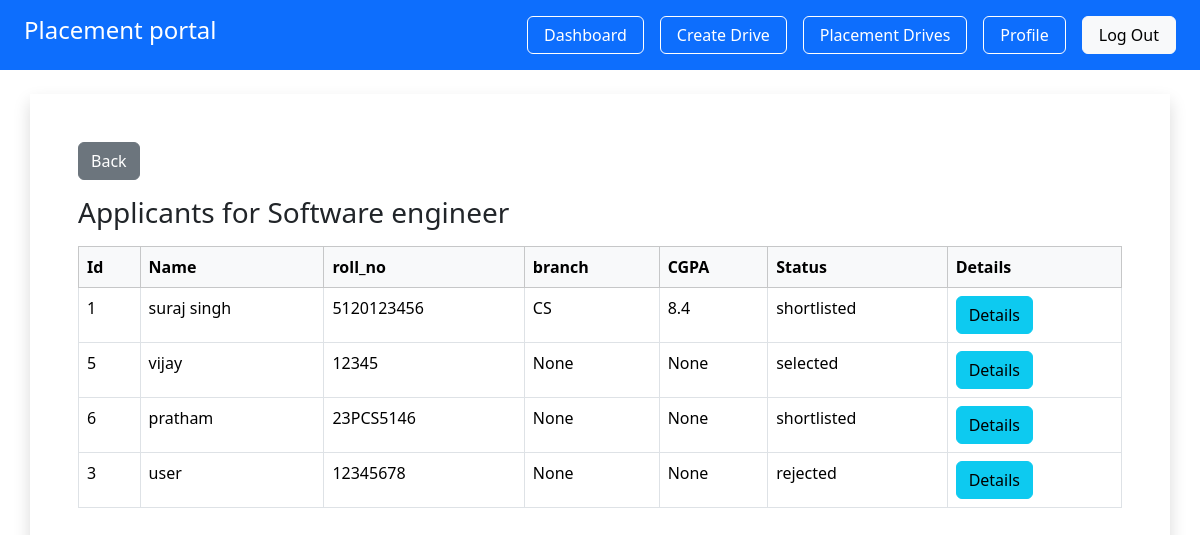
The app's page /company/view/1 (signed in) with its own data.
### app/models.py (models this page shows, shortened)
class PlacementDrive(db.Model):
     __tablename__ = "placement_drives"
     id = db.Column(db.Integer, primary_key=True)
     company_id = db.Column(db.Integer, db.ForeignKey("companies.id"), nullable=False)
     job_title = db.Column(db.String(150), nullable=False )
     description = db.Column(db.Text)
     eligibility= db.Column(db.String(200))
     deadline = db.Column(db.Date)
     status = db.Column(db.String(20) , default = 'pending')
     created_at  = db.Column(db.DateTime, default=datetime.utcnow)
     company= db.relationship('Company', backref='drives')

class Application(db.Model):
     __tablename__ = "applications"
     id = db.Column(db.Integer, primary_key=True)
     student_id = db.Column(db.Integer, db.ForeignKey("students.id"), nullable=False)
     drive_id =db.Column(db.Integer, db.ForeignKey("placement_drives.id"), nullable=False)
     applied_on =db.Column(db.DateTime, default=datetime.utcnow)
     status = db.Column(db.String(20), default="applied")
     student = db.relationship("Student", backref="applications")
     drive= db.relationship("PlacementDrive", backref="applications")
     __table_args__ = (
          db.UniqueConstraint("student_id","drive_id", name="unique_application"),
     )

class Student(db.Model):
     __tablename__ = "students"
     id = db.Column(db.Integer, primary_key=True )
     user_id = db.Column(db.Integer, db.ForeignKey("users.id"), nullable=False)
     name = db.Column(db.String(100), nullable=False)
     roll_no = db.Column(db.String(50), unique=True, nullable=False)
     branch= db.Column(db.String(50))
     cgpa=db.Column(db.Float)
     phone = db.Column(db.String(15))
     resume = db.Column(db.String(200))
     is_blacklisted = db.Column(db.Boolean, default=False)
     user = db.relationship("User", backref=db.backref("student", uselist=False), uselist=False )

### app/company/routes.py (the view)
@company.route('/company/view/<int:id>')
@login_required
def view_application(id):
    drive = PlacementDrive.query.get_or_404(id)
    return render_template("company/view.html", drive=drive)

### app/__init__.py (called while the page is built)
@login_manager.user_loader
def load_user(user_id):
    from app.models import User
    return User.query.get(int(user_id))

### app/templates/company/view.html
{% extends 'base.html' %}
{% block content %}
<div class="p-5 bg-opacity-25 container shadow p-2 mt-4" >
      <a href="{{ url_for('company.c_company') }}"
               class="btn btn-secondary mb-3">
               Back
      </a>
      <h3>Applicants for {{ drive.job_title }}</h3>
     {% if drive.applications %}
     <table class="table table-bordered table-hover mt-3 ">
            <thead class="table-light">
                <tr>
                    <th>Id</th>
                    <th>Name</th>
                    <th>roll_no</th>
                    <th>branch</th>
                    <th>CGPA</th>
                    <th>Status</th>
                    <th>Details</th>
               </tr>
            </thead>
            <tbody>
               {% for stu in drive.applications %}
               <tr>
                    <td>{{stu.student.id}}</td>
                    <td>{{stu.student.name}}</td>
                    <td>{{stu.student.roll_no}}</td>
                    <td>{{stu.student.branch}}</td>
                    <td>{{stu.student.cgpa}}</td>
                    <td>{{stu.status}}</td>
                    <td><a href="{{ url_for('company.application_detail', app_id=stu.id) }}"
                       class="btn btn-info">
                        Details
                    </a></td>
               </tr>
               {% endfor %}
            </tbody>
     </table>
     {% endif %}
</div>
{% endblock %}

### records on screen
PlacementDrive: job_title "Software engineer"
Application: student.id "1", student.name "suraj singh", student.roll_no "5120123456", student.branch "CS", student.cgpa "8.4", status "shortlisted"
Application: student.id "5", student.name "vijay", student.roll_no "12345", student.branch "None", student.cgpa "None", status "selected"
Application: student.id "6", student.name "pratham", student.roll_no "23PCS5146", student.branch "None", student.cgpa "None", status "shortlisted"
Application: student.id "3", student.name "user", student.roll_no "12345678", student.branch "None", student.cgpa "None", status "rejected"
